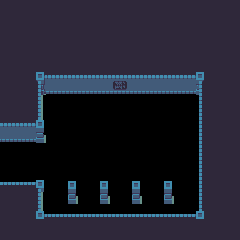

Below is a game level as drawn by its tile map, then a one-line description and the .tmx file that defines it, in full:
An orthogonal 15x15 tile map with 16x16 px tiles, 1 tile layer (Tiles) and 6 objects (Blue, Green, Red, Lever 1, Lever 2, ...).

<map version="1.0" orientation="orthogonal" width="15" height="15" tilewidth="16" tileheight="16">
 <tileset firstgid="1" name="tiles" tilewidth="16" tileheight="16">
  <image source="../tilesets/tiles.png" width="96" height="144" />
 </tileset>
 <layer name="Tiles" width="15" height="15">
  <data>
   <tile gid="8" />
   <tile gid="8" />
   <tile gid="8" />
   <tile gid="8" />
   <tile gid="8" />
   <tile gid="8" />
   <tile gid="8" />
   <tile gid="8" />
   <tile gid="8" />
   <tile gid="8" />
   <tile gid="8" />
   <tile gid="8" />
   <tile gid="8" />
   <tile gid="8" />
   <tile gid="8" />
   <tile gid="8" />
   <tile gid="8" />
   <tile gid="8" />
   <tile gid="8" />
   <tile gid="8" />
   <tile gid="8" />
   <tile gid="8" />
   <tile gid="8" />
   <tile gid="8" />
   <tile gid="8" />
   <tile gid="8" />
   <tile gid="8" />
   <tile gid="8" />
   <tile gid="8" />
   <tile gid="8" />
   <tile gid="8" />
   <tile gid="8" />
   <tile gid="8" />
   <tile gid="8" />
   <tile gid="8" />
   <tile gid="8" />
   <tile gid="8" />
   <tile gid="8" />
   <tile gid="8" />
   <tile gid="8" />
   <tile gid="8" />
   <tile gid="8" />
   <tile gid="8" />
   <tile gid="8" />
   <tile gid="8" />
   <tile gid="8" />
   <tile gid="8" />
   <tile gid="8" />
   <tile gid="8" />
   <tile gid="8" />
   <tile gid="8" />
   <tile gid="8" />
   <tile gid="8" />
   <tile gid="8" />
   <tile gid="8" />
   <tile gid="8" />
   <tile gid="8" />
   <tile gid="8" />
   <tile gid="8" />
   <tile gid="8" />
   <tile gid="8" />
   <tile gid="8" />
   <tile gid="4" />
   <tile gid="5" />
   <tile gid="5" />
   <tile gid="5" />
   <tile gid="5" />
   <tile gid="5" />
   <tile gid="5" />
   <tile gid="5" />
   <tile gid="5" />
   <tile gid="5" />
   <tile gid="6" />
   <tile gid="8" />
   <tile gid="8" />
   <tile gid="8" />
   <tile gid="8" />
   <tile gid="10" />
   <tile gid="11" />
   <tile gid="11" />
   <tile gid="11" />
   <tile gid="11" />
   <tile gid="50" />
   <tile gid="11" />
   <tile gid="11" />
   <tile gid="11" />
   <tile gid="11" />
   <tile gid="12" />
   <tile gid="8" />
   <tile gid="8" />
   <tile gid="8" />
   <tile gid="8" />
   <tile gid="16" />
   <tile gid="0" />
   <tile gid="0" />
   <tile gid="0" />
   <tile gid="0" />
   <tile gid="0" />
   <tile gid="0" />
   <tile gid="0" />
   <tile gid="0" />
   <tile gid="0" />
   <tile gid="18" />
   <tile gid="8" />
   <tile gid="8" />
   <tile gid="5" />
   <tile gid="5" />
   <tile gid="46" />
   <tile gid="0" />
   <tile gid="0" />
   <tile gid="0" />
   <tile gid="0" />
   <tile gid="0" />
   <tile gid="0" />
   <tile gid="0" />
   <tile gid="0" />
   <tile gid="0" />
   <tile gid="18" />
   <tile gid="8" />
   <tile gid="8" />
   <tile gid="11" />
   <tile gid="11" />
   <tile gid="52" />
   <tile gid="0" />
   <tile gid="0" />
   <tile gid="0" />
   <tile gid="0" />
   <tile gid="0" />
   <tile gid="0" />
   <tile gid="0" />
   <tile gid="0" />
   <tile gid="0" />
   <tile gid="18" />
   <tile gid="8" />
   <tile gid="8" />
   <tile gid="0" />
   <tile gid="0" />
   <tile gid="0" />
   <tile gid="0" />
   <tile gid="0" />
   <tile gid="0" />
   <tile gid="0" />
   <tile gid="0" />
   <tile gid="0" />
   <tile gid="0" />
   <tile gid="0" />
   <tile gid="0" />
   <tile gid="18" />
   <tile gid="8" />
   <tile gid="8" />
   <tile gid="0" />
   <tile gid="0" />
   <tile gid="0" />
   <tile gid="0" />
   <tile gid="0" />
   <tile gid="0" />
   <tile gid="0" />
   <tile gid="0" />
   <tile gid="0" />
   <tile gid="0" />
   <tile gid="0" />
   <tile gid="0" />
   <tile gid="18" />
   <tile gid="8" />
   <tile gid="8" />
   <tile gid="23" />
   <tile gid="23" />
   <tile gid="34" />
   <tile gid="0" />
   <tile gid="21" />
   <tile gid="0" />
   <tile gid="21" />
   <tile gid="0" />
   <tile gid="21" />
   <tile gid="0" />
   <tile gid="21" />
   <tile gid="0" />
   <tile gid="18" />
   <tile gid="8" />
   <tile gid="8" />
   <tile gid="8" />
   <tile gid="8" />
   <tile gid="16" />
   <tile gid="0" />
   <tile gid="27" />
   <tile gid="0" />
   <tile gid="27" />
   <tile gid="0" />
   <tile gid="27" />
   <tile gid="0" />
   <tile gid="27" />
   <tile gid="0" />
   <tile gid="18" />
   <tile gid="8" />
   <tile gid="8" />
   <tile gid="8" />
   <tile gid="8" />
   <tile gid="22" />
   <tile gid="23" />
   <tile gid="23" />
   <tile gid="23" />
   <tile gid="23" />
   <tile gid="23" />
   <tile gid="23" />
   <tile gid="23" />
   <tile gid="23" />
   <tile gid="23" />
   <tile gid="24" />
   <tile gid="8" />
   <tile gid="8" />
   <tile gid="8" />
   <tile gid="8" />
   <tile gid="8" />
   <tile gid="8" />
   <tile gid="8" />
   <tile gid="8" />
   <tile gid="8" />
   <tile gid="8" />
   <tile gid="8" />
   <tile gid="8" />
   <tile gid="8" />
   <tile gid="8" />
   <tile gid="8" />
   <tile gid="8" />
   <tile gid="8" />
  </data>
 </layer>
 <objectgroup name="Objects" width="0" height="0">
  <object name="Blue" x="80" y="192" width="16" height="16" />
  <object name="Green" x="112" y="192" width="16" height="16" />
  <object name="Red" x="144" y="192" width="16" height="16" />
  <object name="Lever 1" x="80" y="176" width="16" height="16" />
  <object name="Lever 2" x="112" y="176" width="16" height="16" />
  <object name="Lever 3" x="144" y="176" width="16" height="16" />
 </objectgroup>
</map>
